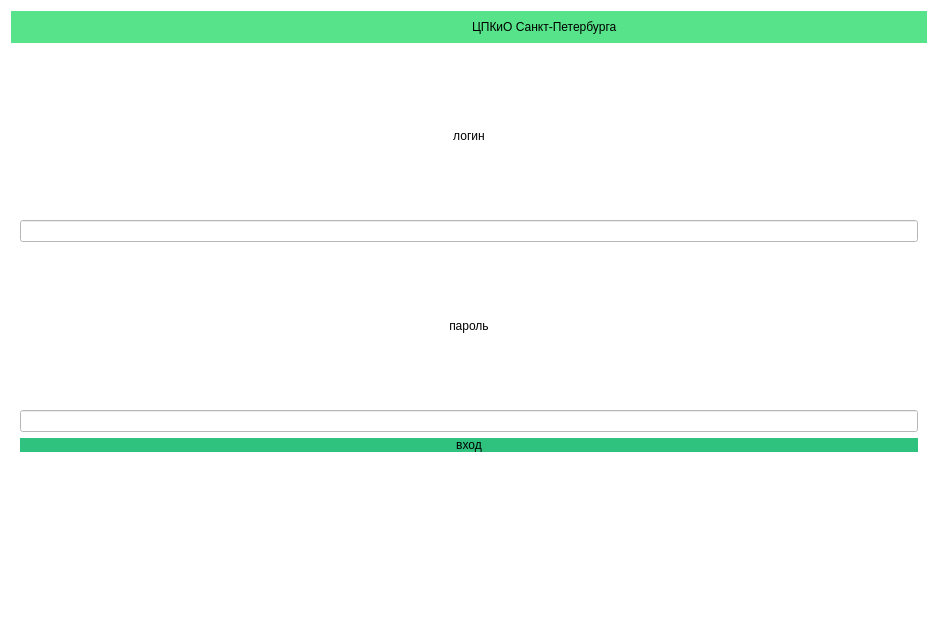
<?xml version="1.0" encoding="UTF-8"?>
<ui version="4.0">
 <class>Dialog</class>
 <widget class="QDialog" name="Dialog">
  <property name="geometry">
   <rect>
    <x>0</x>
    <y>0</y>
    <width>938</width>
    <height>634</height>
   </rect>
  </property>
  <property name="windowTitle">
   <string>Dialog</string>
  </property>
  <property name="styleSheet">
   <string notr="true">background-color: rgb(255, 255, 255);</string>
  </property>
  <layout class="QGridLayout" name="gridLayout_2">
   <item row="0" column="0">
    <widget class="QWidget" name="widget" native="true">
     <property name="styleSheet">
      <string notr="true">background-color: rgb(87, 227, 137);</string>
     </property>
     <layout class="QGridLayout" name="gridLayout">
      <item row="0" column="0">
       <widget class="QLabel" name="label">
        <property name="text">
         <string/>
        </property>
        <property name="pixmap">
         <pixmap>../демэкзамен24/петербург/Общие ресурсы/logo.ico</pixmap>
        </property>
       </widget>
      </item>
      <item row="0" column="1">
       <widget class="QLabel" name="label_2">
        <property name="text">
         <string>ЦПКиО Санкт-Петербурга</string>
        </property>
       </widget>
      </item>
     </layout>
    </widget>
   </item>
   <item row="1" column="0">
    <widget class="QStackedWidget" name="stackedWidget">
     <widget class="QWidget" name="page">
      <layout class="QGridLayout" name="gridLayout_3">
       <item row="0" column="0">
        <widget class="QLabel" name="label_3">
         <property name="text">
          <string>&lt;html&gt;&lt;head/&gt;&lt;body&gt;&lt;p align=&quot;center&quot;&gt;логин&lt;/p&gt;&lt;/body&gt;&lt;/html&gt;</string>
         </property>
        </widget>
       </item>
       <item row="1" column="0">
        <widget class="QLineEdit" name="lineEdit"/>
       </item>
       <item row="2" column="0">
        <widget class="QLabel" name="label_4">
         <property name="text">
          <string>&lt;html&gt;&lt;head/&gt;&lt;body&gt;&lt;p align=&quot;center&quot;&gt;пароль&lt;/p&gt;&lt;/body&gt;&lt;/html&gt;</string>
         </property>
        </widget>
       </item>
       <item row="3" column="0">
        <widget class="QLineEdit" name="lineEdit_2"/>
       </item>
       <item row="4" column="0">
        <widget class="QPushButton" name="pushButton">
         <property name="styleSheet">
          <string notr="true">background-color: rgb(46, 194, 126);
border: 10px;</string>
         </property>
         <property name="text">
          <string>вход</string>
         </property>
        </widget>
       </item>
       <item row="5" column="0">
        <widget class="QLabel" name="label_5">
         <property name="text">
          <string/>
         </property>
        </widget>
       </item>
      </layout>
     </widget>
     <widget class="QWidget" name="page_2"/>
    </widget>
   </item>
  </layout>
 </widget>
 <resources/>
 <connections/>
</ui>
